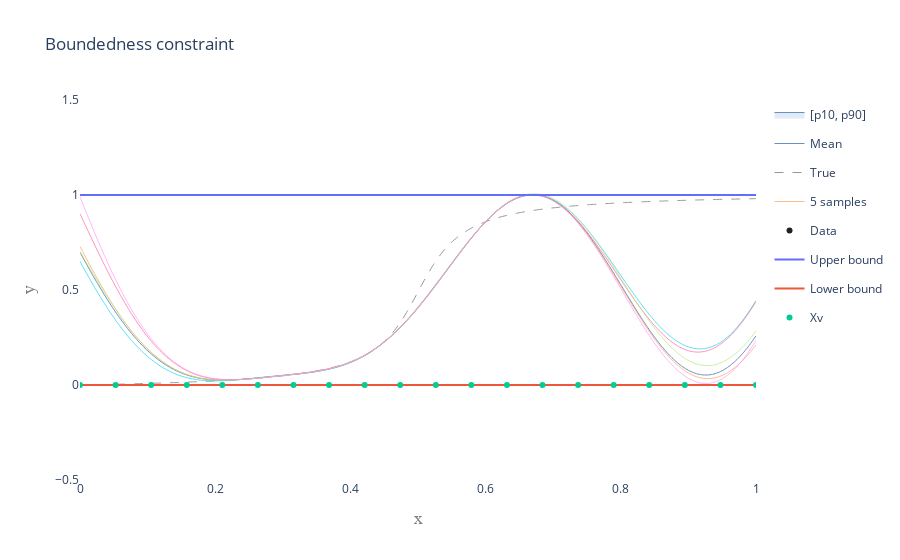

Source (notebook cell):
### Code cell
# Plot model with boundedness constraint
mean, var, perc, mode, samples, times = model.calc_posterior_constrained(x_test.reshape(-1, 1), compute_mode = False, num_samples = 10000, save_samples = 5, algorithm = 'minimax_tilting', resample = False)

mean = np.array(mean).flatten()
p_lower = perc[0]
median = perc[1]
p_upper = perc[2]
p_label = '[p{}, p{}]'.format(10, 90)
samplepaths_Z = np.array(samples)

# Get GP figure
fig_bounded = PlotGP2d(x_mean = x_test,
                        mean = mean,
                        x_obs = model.X_training,
                        y_obs = model.Y_training, 
                        samplepaths =  samplepaths_Z,
                        x_true = x_test,
                        y_true = y_true,
                        p_lower = p_lower,
                        p_upper = p_upper,
                        p_label = p_label,
                        title = 'Boundedness constraint',
                        xrange = [0, 1],
                        yrange = [-0.5, 1.5],
                        smoothing = True)

# Add traces for bounds and virtual observation locations
trace_UB = go.Scatter(x = x_test, y = model.constr_bounded.UB(x_test), name = 'Upper bound')
trace_LB = go.Scatter(x = x_test, y = model.constr_bounded.LB(x_test), name = 'Lower bound')
trace_XV_bounded = go.Scatter(x = model.constr_bounded.Xv.flatten(), y = np.zeros(model.constr_bounded.Xv.shape[0]), mode = 'markers', name = 'Xv')
fig_bounded = add_traces_to_fig(fig_bounded, [trace_UB, trace_LB, trace_XV_bounded])

pltlyoff.iplot(fig_bounded, filename='')

### Figure 1 — Plotly figure (JSON) as saved in the notebook; plotly's stock layout.template omitted (floating-point values rounded to 4 significant figures; data arrays with more than 128 entries replaced by an {"elided": "..."} marker saying what was removed)
{"data": [{"legendgroup": "conf", "line": {"color": "rgb(105, 144, 193)", "shape": "spline", "width": 1}, "mode": "lines", "showlegend": false, "type": "scatter", "x": {"elided": "500 float values"}, "y": {"elided": "1x500 float values"}}, {"fill": "tonexty", "fillcolor": "rgba(213, 226, 241, 0.7)", "legendgroup": "conf", "line": {"color": "rgb(105, 144, 193)", "shape": "spline", "width": 1}, "mode": "lines", "name": "[p10, p90]", "type": "scatter", "x": {"elided": "500 float values"}, "y": {"elided": "1x500 float values"}}, {"line": {"color": "rgb(105, 144, 193)", "shape": "spline", "width": 1}, "mode": "lines", "name": "Mean", "type": "scatter", "x": {"elided": "500 float values"}, "y": {"elided": "500 float values"}}, {"line": {"color": "rgb(150, 150, 150)", "dash": "dash", "shape": "spline", "width": 1}, "mode": "lines", "name": "True", "type": "scatter", "x": {"elided": "500 float values"}, "y": {"elided": "500 float values"}}, {"legendgroup": "samples", "line": {"shape": "spline", "width": 0.7}, "mode": "lines", "name": "5 samples", "type": "scatter", "x": {"elided": "500 float values"}, "y": {"elided": "500 float values"}}, {"legendgroup": "samples", "line": {"shape": "spline", "width": 0.7}, "mode": "lines", "name": "5 samples", "showlegend": false, "type": "scatter", "x": {"elided": "500 float values"}, "y": {"elided": "500 float values"}}, {"legendgroup": "samples", "line": {"shape": "spline", "width": 0.7}, "mode": "lines", "name": "5 samples", "showlegend": false, "type": "scatter", "x": {"elided": "500 float values"}, "y": {"elided": "500 float values"}}, {"legendgroup": "samples", "line": {"shape": "spline", "width": 0.7}, "mode": "lines", "name": "5 samples", "showlegend": false, "type": "scatter", "x": {"elided": "500 float values"}, "y": {"elided": "500 float values"}}, {"legendgroup": "samples", "line": {"shape": "spline", "width": 0.7}, "mode": "lines", "name": "5 samples", "showlegend": false, "type": "scatter", "x": {"elided": "500 float values"}, "y": {"elided": "500 float values"}}, {"marker": {"color": "rgb(33, 33, 33)", "size": 6, "symbol": "circle"}, "mode": "markers", "name": "Data", "type": "scatter", "x": [[0.6], [0.4333], [0.35], [0.3], [0.2667], [0.2429], [0.225]], "y": [0.8594, 0.1813, 0.07403, 0.04844, 0.03714, 0.03079, 0.02673]}, {"name": "Upper bound", "type": "scatter", "x": {"elided": "500 float values"}, "y": {"elided": "500 int values"}}, {"name": "Lower bound", "type": "scatter", "x": {"elided": "500 float values"}, "y": {"elided": "500 int values"}}, {"mode": "markers", "name": "Xv", "type": "scatter", "x": [0, 0.05263, 0.1053, 0.1579, 0.2105, 0.2632, 0.3158, 0.3684, 0.4211, 0.4737, 0.5263, 0.5789, 0.6316, 0.6842, 0.7368, 0.7895, 0.8421, 0.8947, 0.9474, 1], "y": [0, 0, 0, 0, 0, 0, 0, 0, 0, 0, 0, 0, 0, 0, 0, 0, 0, 0, 0, 0]}], "layout": {"paper_bgcolor": "rgba(0,0,0,0)", "plot_bgcolor": "rgba(0,0,0,0)", "title": {"text": "Boundedness constraint"}, "xaxis": {"range": [0, 1], "title": {"font": {"color": "#7f7f7f", "family": "Courier New, monospace", "size": 18}, "text": "x"}}, "yaxis": {"range": [-0.5, 1.5], "title": {"font": {"color": "#7f7f7f", "family": "Courier New, monospace", "size": 18}, "text": "y"}}}}
